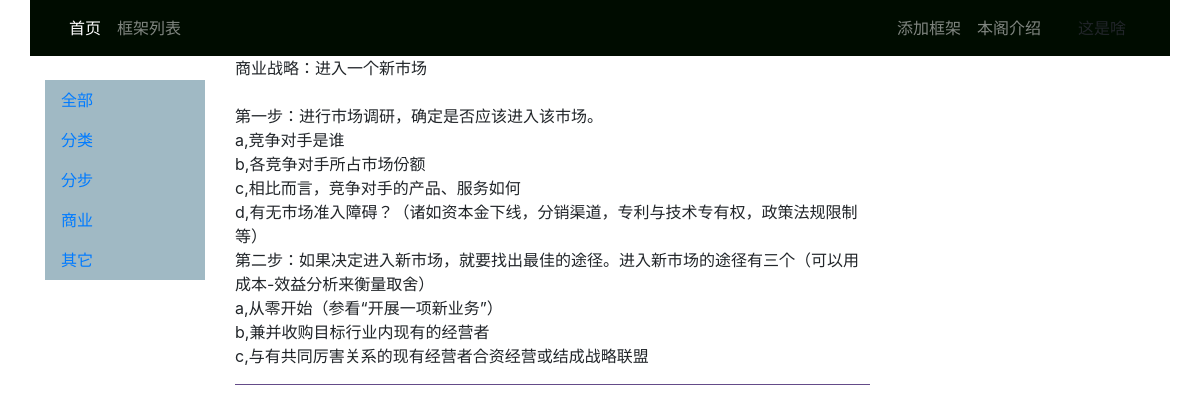
The app's page /framedetail/2 with its own data.
### thinkapp/models.py (models this page shows, shortened)
class Frame_title(models.Model):
    name = models.CharField(max_length=64,verbose_name='框架分类名称')
    label = models.CharField(max_length=200,verbose_name='标签')
    Sort = models.ForeignKey(Sort_Detail, on_delete=models.CASCADE, null=False, verbose_name='类型')
    hide_input = models.IntegerField(default='1',verbose_name='0，子标题没有输入；1，有输入')
    level = models.IntegerField(default='0',verbose_name='是否子标题')
    creater = models.CharField(max_length=64,verbose_name='创建人')
    is_show = models.IntegerField(default=1,verbose_name='删除字段')
    add_time=models.DateTimeField(auto_now=True,verbose_name="创建时间")
    remark = models.TextField(max_length=200, null=True, blank=True, verbose_name=u'备注')

class Frame_content(models.Model):
    name = models.CharField(max_length=200,verbose_name='框架分类名称')
    Frame_title = models.ForeignKey(Frame_title, on_delete=models.CASCADE, null=False, verbose_name='标题')
    sub_title = models.IntegerField(default='1', verbose_name='0，子标题没有输入；1，有输入')
    creater = models.CharField(max_length=64,verbose_name='创建人')
    is_show = models.IntegerField(default=1,verbose_name='删除字段')
    add_time=models.DateTimeField(auto_now=True,verbose_name="创建时间")
    remark = models.TextField(max_length=200, null=True, blank=True, verbose_name=u'备注')
    class Meta:
        ordering = ["id"]

### thinkapp/views.py (the view)
# urls.py: path('framedetail/<int:frameT_id>', views.framedetail, name='framedetail'),
def framedetail(request,frameT_id):
    frameT = Frame_title.objects.get(pk=frameT_id)
    frameC = Frame_content.objects.filter(Frame_title_id=frameT_id)
    SolutionT =  Solution.objects.filter(is_title=0).filter(F_id=frameT_id)
    context = {}
    context['frameT'] = frameT
    context['frameC'] = frameC
    context['SolutionT'] = SolutionT
    return render(request,'thinkapp/framedetail.html', context)

### templates/thinkapp/framedetail.html (shortened to what this page needs)
{% extends 'thinkapp/master.html' %}
{% block main %}
    {{ frameT.name }} <br><br>
    {% for fc in frameC %}
        {{ fc.name }} <br>
     {% endfor %}
<hr class="simple" color="#6f5499" />
{% endblock %}

### records on screen
Frame_title: name "商业战略：进入一个新市场"
Frame_content: name "第一步：进行市场调研，确定是否应该进入该市场。"
Frame_content: name "a,竞争对手是谁"
Frame_content: name "b,各竞争对手所占市场份额"
Frame_content: name "c,相比而言，竞争对手的产品、服务如何"
Frame_content: name "d,有无市场准入障碍？（诸如资本金下线，分销渠道，专利与技术专有权，政策法规限制等）"
Frame_content: name "第二步：如果决定进入新市场，就要找出最佳的途径。进入新市场的途径有三个（可以用成本-效益分析来衡量取舍）"
Frame_content: name "a,从零开始（参看“开展一项新业务”）"
Frame_content: name "b,兼并收购目标行业内现有的经营者"
Frame_content: name "c,与有共同厉害关系的现有经营者合资经营或结成战略联盟"
